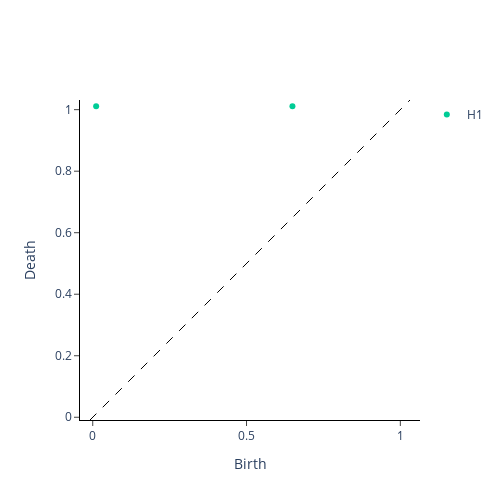

Notebook code for this chart:
### Markdown cell above
## Use the code below to compute the persistence diagram

### Code cell
# Find Cubical Persistence

Density = np.array([Density])
cubical_persistence = CubicalPersistence(n_jobs=-1, reduced_homology=True)
Persistence = cubical_persistence.fit_transform(Density)

filtered = Filtering(epsilon=10 ** -2)
Filtered_Persistence = filtered.fit_transform(Persistence)
plot = filtered.plot(Filtered_Persistence)
plot.show()

### Figure 1 — Plotly figure (JSON) as saved in the notebook; plotly's stock layout.template omitted (floating-point values rounded to 4 significant figures)
{"data": [{"hoverinfo": "none", "line": {"color": "black", "dash": "dash", "width": 1}, "mode": "lines", "showlegend": false, "type": "scatter", "x": [-0.008901, 1.031], "y": [-0.008901, 1.031]}, {"hoverinfo": "text", "hovertext": [], "mode": "markers", "name": "H0", "type": "scatter", "x": [], "y": []}, {"hoverinfo": "text", "hovertext": ["(0.011105787091388897, 1.0114265567348257)", "(0.6492489455406623, 1.0113543959660882)"], "mode": "markers", "name": "H1", "type": "scatter", "x": [0.01111, 0.6492], "y": [1.011, 1.011]}], "layout": {"height": 500, "plot_bgcolor": "white", "width": 500, "xaxis": {"autorange": false, "exponentformat": "e", "linecolor": "black", "linewidth": 1, "mirror": false, "range": [-0.008901, 1.031], "showexponent": "all", "showline": true, "side": "bottom", "ticks": "outside", "title": {"text": "Birth"}, "type": "linear", "zeroline": true}, "yaxis": {"autorange": false, "exponentformat": "e", "linecolor": "black", "linewidth": 1, "mirror": false, "range": [-0.008901, 1.031], "scaleanchor": "x", "scaleratio": 1, "showexponent": "all", "showline": true, "side": "left", "ticks": "outside", "title": {"text": "Death"}, "type": "linear", "zeroline": true}}}
